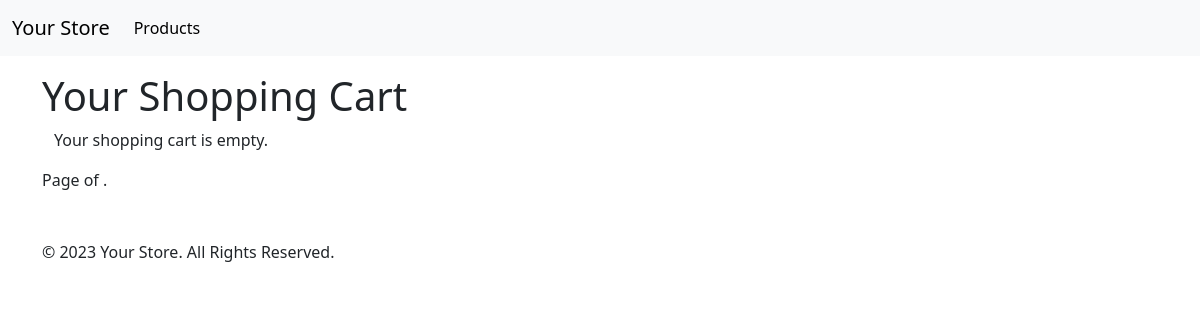
Before: /store/shopping-cart/ (signed in) with the older database file.
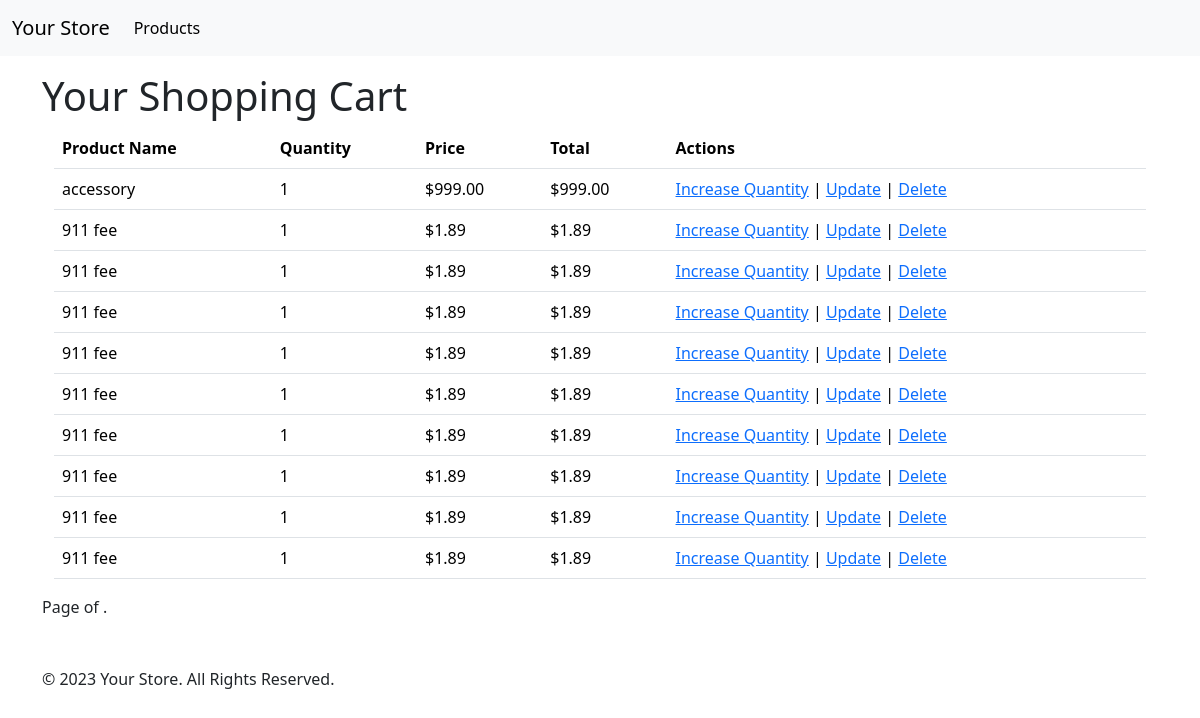
After: the same page with the newer database file.
### store/models.py (models this page shows, shortened)
class ShoppingCartItem(models.Model):
    product = models.ForeignKey(Product, on_delete=models.CASCADE)
    cart = models.ForeignKey(ShoppingCart, on_delete=models.CASCADE)
    quantity = models.PositiveIntegerField(default=1)
    price = models.DecimalField(max_digits=10, decimal_places=2)

class Product(models.Model):
    DISCOUNT_RATE = 0.01
    name = models.CharField(max_length=500)
    description = models.CharField(max_length=300, blank=True, null=True)
    sku = models.CharField(max_length=100, unique=True)
    cost = models.DecimalField(max_digits=12, decimal_places=2, default=0.00)
    price = models.DecimalField(
        max_digits=12, decimal_places=2, default=999.99)
    department = models.ForeignKey(
        Department,
        on_delete=models.CASCADE,
        default='1',
        related_name='department'
    )
    location = models.ForeignKey(
        Location,
        on_delete=models.CASCADE,
        default='1',
        related_name='location'
    )
    onhand_quantity = models.IntegerField(default=0)
    sale_start = models.DateTimeField(blank=True, null=True, default=None)
    sale_end = models.DateTimeField(blank=True, null=True, default=None)
    notes = models.TextField(blank=True, null=True)
    status = models.CharField(max_length=100, blank=True, null=True)
    created_at = models.DateTimeField(auto_now_add=True)
    updated_at = models.DateTimeField(auto_now=True)
    published = models.BooleanField(default=True)
    photo = models.ImageField(
        blank=True,
        null=True,
        default=None,
        upload_to='static/images/store/products'
    )
    url = models.CharField(max_length=200, blank=True, null=True)
    product_created_by = models.ForeignKey(
        Profile,
        on_delete=models.CASCADE,
        default=None,
        related_name='product_created_by',
        blank=True,
        null=True
    )
    product_updated_by = models.ForeignKey(
        Profile,
        on_delete=models.CASCADE,
        default=None,
        related_name='product_updated_by',
        blank=True,
        null=True)
    ms_url = models.CharField(max_length=300, blank=True, null=True)
    class Meta:
        ordering = ('id',)
        verbose_name = 'Product'
        verbose_name_plural = 'Products'

### store/views.py (the view)
# urls.py: path('shopping-cart/', Shopping_Cart_List.as_view(),
class Shopping_Cart_List(ListView):
    model = ShoppingCartItem
    template_name = 'store/shopping_cart.html'
    context_object_name = 'shopping_cart_items'
    ordering = ['product__name']
    paginate_by = 10
    def get_queryset(self):
        return ShoppingCartItem.objects.filter(
            cart__customer=self.request.user)

### store/templatetags/custom_filters.py (called while the page is built)
@register.filter(name='multiply')
def multiply(value, arg):
    return value * arg

### store/templates/store/shopping_cart.html (shortened to what this page needs)
{% extends "base.html" %}
{% load custom_filters %}
{% block content %}
<h1>Your Shopping Cart</h1>
<div class="container">
    {% if shopping_cart_items %}
    <table class="table">
        <thead>
            <tr>
                <th>Product Name</th>
                <th>Quantity</th>
                <th>Price</th>
                <th>Total</th>
                <th>Actions</th>
            </tr>
        </thead>
        <tbody>
        {% for item in shopping_cart_items %}
            <tr>
                <td>{{ item.product.name }}</td>
                <td>{{ item.quantity }}</td>
                <td>${{ item.price }}</td>
                <td>${{ item.quantity|multiply:item.price }}</td>
                <td>
                    <a href="{% url 'increase_quantity' item.id %}">Increase Quantity</a> |
                    <a href="{% url 'update_item' item.id %}">Update</a> |
                    <a href="{% url 'delete_item' item.id %}">Delete</a>
                </td>
            </tr>
        {% endfor %}
        </tbody>
    </table>
    {% else %}
    <p>Your shopping cart is empty.</p>
    {% endif %}
</div>
<div class="pagination">
    <span class="step-links">
        <span class="current">
            Page {{ shopping_cart_items.number }} of {{ shopping_cart_items.paginator.num_pages }}.
        </span>
    </span>
</div>
{% endblock %}

### staticfiles/templates/base.html (shortened to what this page needs)
<!DOCTYPE html>
<html lang="en">
<head>
    <link href="https://cdn.jsdelivr.net/npm/bootstrap@5.3.1/dist/css/bootstrap.min.css" rel="stylesheet">
</head>
<body>
    <nav class="navbar navbar-expand-lg navbar-light bg-light">
        <div class="container-fluid">
            <a class="navbar-brand" href="#">Your Store</a>
            <div class="collapse navbar-collapse" id="navbarNav">
                <ul class="navbar-nav">
                    <li class="nav-item">
                        <a class="nav-link active" href="{% url 'product-list' %}">Products</a>
                    </li>
                </ul>
            </div>
        </div>
    </nav>
    <main class="container mt-3">
        {% block content %}{% endblock content %}
    </main>
    <footer class="mt-5">
        <div class="container">
            <p>&copy; 2023 Your Store. All Rights Reserved.</p>
        </div>
    </footer>
</body>
</html>

Changed rows visible on the page:
added ShoppingCartItem: product.name "accessory", quantity "1", price "999.00", quantity|multiply "999.00"
added ShoppingCartItem: product.name "911 fee", quantity "1", price "1.89", quantity|multiply "1.89"
added ShoppingCartItem: product.name "911 fee", quantity "1", price "1.89", quantity|multiply "1.89"
added ShoppingCartItem: product.name "911 fee", quantity "1", price "1.89", quantity|multiply "1.89"
added ShoppingCartItem: product.name "911 fee", quantity "1", price "1.89", quantity|multiply "1.89"
added ShoppingCartItem: product.name "911 fee", quantity "1", price "1.89", quantity|multiply "1.89"
added ShoppingCartItem: product.name "911 fee", quantity "1", price "1.89", quantity|multiply "1.89"
added ShoppingCartItem: product.name "911 fee", quantity "1", price "1.89", quantity|multiply "1.89"
added ShoppingCartItem: product.name "911 fee", quantity "1", price "1.89", quantity|multiply "1.89"
added ShoppingCartItem: product.name "911 fee", quantity "1", price "1.89", quantity|multiply "1.89"
Other visible differences:
text no longer shown: "Your shopping cart is empty."
text now shown: "Product Name Quantity Price Total Actions"
